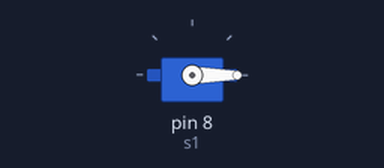
A sketch run on a simulated Arduino Uno, built with avr-gcc and run on an emulated ATmega328P. Shown: servo.

Above: at 0.05 s.
Timing chart, 0 to 3.0 s (numbered marks = the images above):
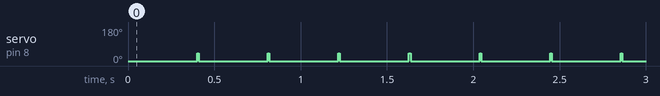

Measured:
- by itself, servo on pin 8 (s1): alternates 40° for 0.01 s and 0° for 0.40 s

The sketch:

SERVO.ino
```cpp
#include<Servo.h>
Servo s1;

void setup() {
  s1.attach(8); //serbo attached to pin 9 on arduino

}

void loop() {
  // method 1: (makes abrupt motions)
  s1.write(0);
  delay(400);
  s1.write(40);
  delay(9);
  s1.write(0);


  //method 2: for loop

  //for (int i=0; i<90; i+=1) {  //goes throw 0-180, one degree at a time
   // s1.write(i);
  //  delay(15);
  //}
  //for (int i=90; i>=0; i-= 1){ //goes back the same way
  //  s1.write(i);
   // delay(15);
  //}
}

//CHALLANGE - make this into a hand waving motion
```
